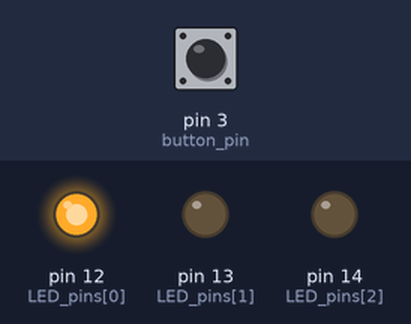
The sketch below on a simulated Arduino Uno, built for the host (arithmetic inside an expression is 32-bit, double 64-bit). On the bench: output pins drawn as LEDs (lit = HIGH). Inputs (shaded band) come from the test bench; at power-on: pin 3 (button_pin) LOW.

Above: at 1.2 s.
1.3 s: pin 3 (button_pin) pulled HIGH for 0.15 s
At 2.0 s:
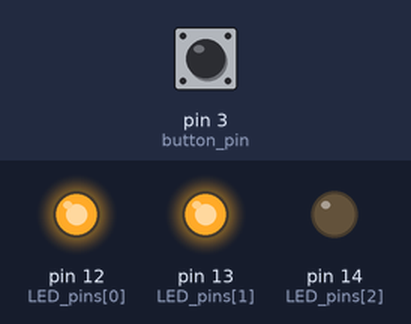
2.9 s: pin 3 (button_pin) pulled HIGH for 1 s
At 3.2 s:
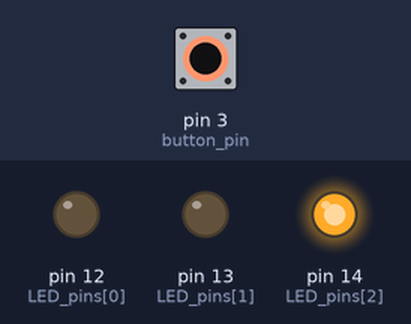
5.4 s: pin 3 (button_pin) pulled HIGH for 0.15 s
At 6.3 s:
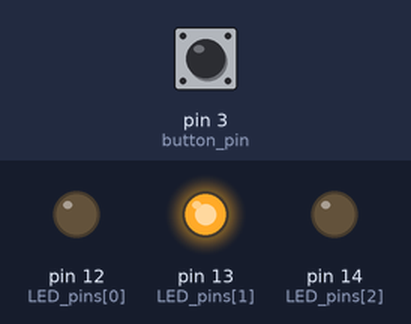
7.0 s: pin 3 (button_pin) pulled HIGH for 3.2 s
At 7.5 s:
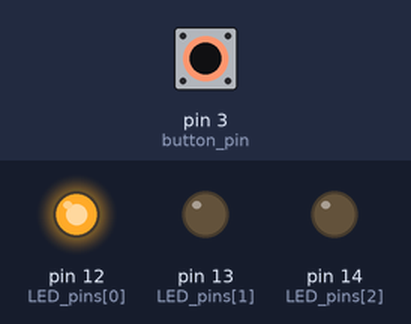
Timing chart, 0 to 10.0 s (numbered marks = the images above; inputs shaded):
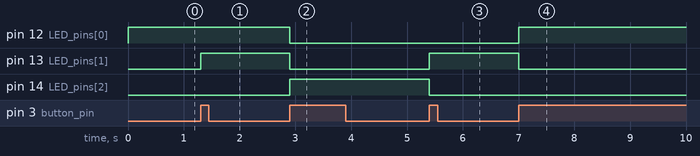

The sketch:

sol_1.ino
```cpp
uint8_t LED_pins[3] = {12, 13, 14};
uint8_t states[4][3] = {{1, 0, 0}, {1, 1, 0}, {0, 0, 1}, {0, 1, 0}};
uint8_t stage = 0;

int button_pin = 3;
bool button_state;
bool toggled = false;

void setup() {
  for(int i = 0; i < 3; i++){
    pinMode(LED_pins[i], OUTPUT);
  }
  pinMode(button_pin, INPUT_PULLDOWN);
}

void loop() {
  button_state = digitalRead(button_pin);
  if(button_state)
  {
    if(!toggled)
    {
      if(stage == 3)
        stage = 0;
      else
        stage++;
    }
    toggled = true;
  }
  else
  {
    toggled = false;
  }

  for(int i = 0; i < 3; i++){
    digitalWrite(LED_pins[i], states[stage][i]);
  }
}
```

Measured:
- after the input at 1.3 s, pin 13 (LED_pins[1]): LOW → HIGH at once
- after the input at 2.9 s, pin 12 (LED_pins[0]), pin 13 (LED_pins[1]): HIGH → LOW at once; pin 14 (LED_pins[2]): LOW → HIGH at once
- after the input at 5.4 s, pin 13 (LED_pins[1]): LOW → HIGH at once; pin 14 (LED_pins[2]): HIGH → LOW at once
- after the input at 7.0 s, pin 12 (LED_pins[0]): LOW → HIGH at once; pin 13 (LED_pins[1]): HIGH → LOW at once
